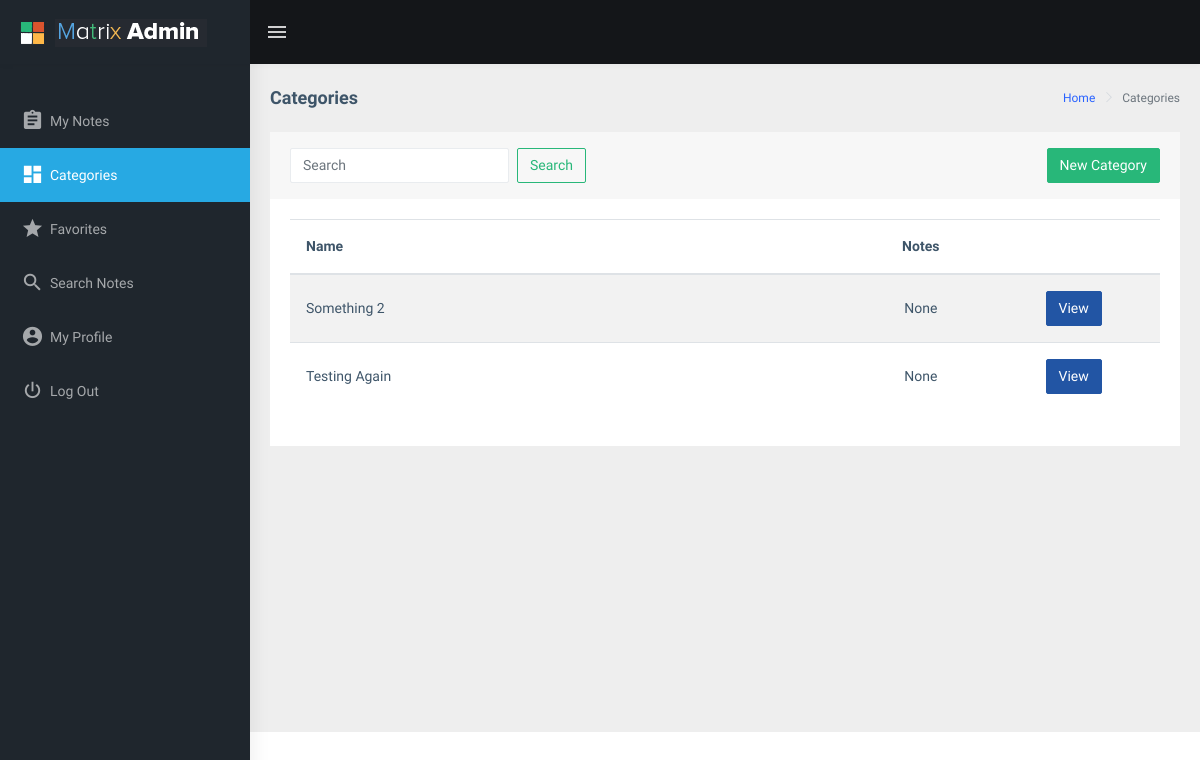
The page /categories/ (signed in) on the database as committed earlier.
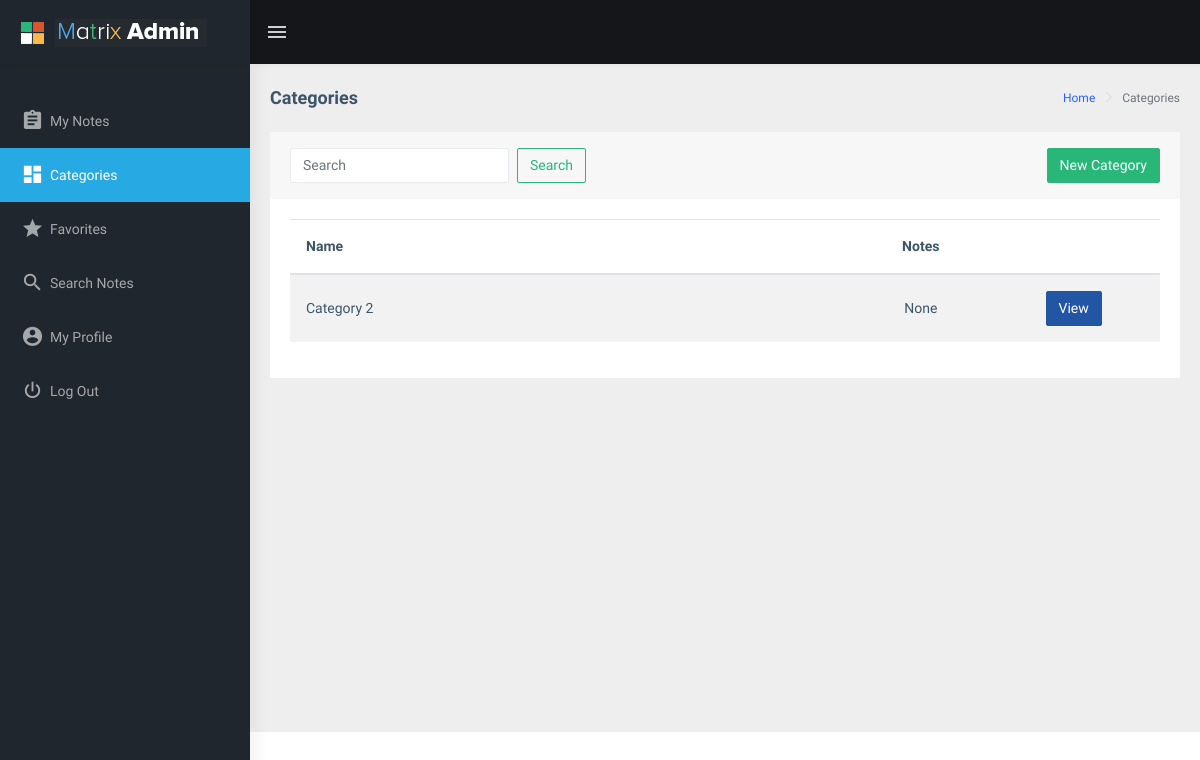
The same page on the database as committed later.
### main/models.py (models this page shows, shortened)
class Categories(models.Model):
    user = models.ForeignKey(User, on_delete=models.CASCADE)
    name = models.CharField(max_length=30)

### main/views/categories.py (the view)
# urls.py: path('categories/', views.ManageCategories.as_view(), name="Categories"),
class ManageCategories(LoginRequiredMixin, ListView):
    template_name = "main/categories/manage_categories.html"
    paginate_by = 10
    model = Categories
    def get_queryset(self):
        search_text = self.request.GET.get('search_text')
        if search_text and search_text != "":
            object_list = self.model.objects.filter(Q(name__contains=search_text)).order_by('id')
        else:
            object_list = self.model.objects.all().order_by('id')
        categories = []
        for obj in object_list:
            notes_count = Notes.objects.filter(category=obj).count()
            categories.append({"categories": obj, "notes_count": notes_count})
        return categories

### main/templates/main/categories/manage_categories.html
{% extends 'main/base.html' %}
{% load static %}
{% block content %}
<div class="page-wrapper">
    <div class="page-breadcrumb">
        <div class="row">
            <div class="col-12 d-flex no-block align-items-center">
                <h4 class="page-title">Categories</h4>
                <div class="ml-auto text-right">
                    <nav aria-label="breadcrumb">
                        <ol class="breadcrumb">
                            <li class="breadcrumb-item"><a href="{% url 'main:Notes' %}">Home</a></li>
                            <li class="breadcrumb-item active" aria-current="page">Categories</li>
                        </ol>
                    </nav>
                </div>
            </div>
        </div>
    </div>
    <div class="container-fluid">
        <div class="row">
            <div class="col-12">
                <div class="card">
                    <div class="card-header d-flex justify-content-between">
                        <form action="{% url 'main:Categories' %}" method="GET" class="form-inline my-2 my-lg-1">
                            <input class="form-control mr-sm-2" name="search_text" type="search" placeholder="Search">
                            <button class="btn btn-outline-success my-2 my-sm-0" type="submit">Search</button>
                        </form>
                        <div class="form-inline my-2 my-lg-1">
                            <a class="btn btn-success" href="{% url 'main:New_Category' %}">New Category</a>
                        </div>
                    </div>
                    <div class="card-body">
                        <table class="table table-striped">
                            {% if not object_list %}
                                <tbody>
                                    <tr>
                                        <td class="text-center">
                                            <div class="pb-3 pt-4">
                                                <h2>No Categories Found</h2>
                                                <p><small>Add a Category by Clicking the Button "New Category"</small></p>
                                            </div>
                                        </td>
                                    </tr>
                                </tbody>
                            {% else %}
                                <thead>
                                    <tr>
                                        <th class="font-weight-bold" width="60%">Name</th>
                                        <th width="25%" class="font-weight-bold text-center">Notes</th>
                                        <th width="15%"></th>
                                    </tr>
                                </thead>
                                <tbody>
                                    {% for category in object_list %}
                                        <tr>
                                            <td style="vertical-align: middle;">{{ category.categories.name }}</td>
                                            <td style="vertical-align: middle;" class="text-center">{% if category.notes_count == 0 %} None {% else %} {{ category.notes_count }} {% endif %} </td>
                                            <td style="vertical-align: middle;"><a class="btn btn-info text-white" href="{% url 'main:View_Category' id=category.categories.id %}">View</a></td>
                                        </tr>
                                    {% endfor %}
                                </tbody>
                            {% endif %}
                        </table>
                    </div>
                </div>
            </div>
        </div>
    </div>
</div>
{% endblock %}

Rows that differ between the two databases and show on the page:
removed Categories: categories.name "Something 2"
removed Categories: categories.name "Testing Again"
added Categories: categories.name "Category 2"
